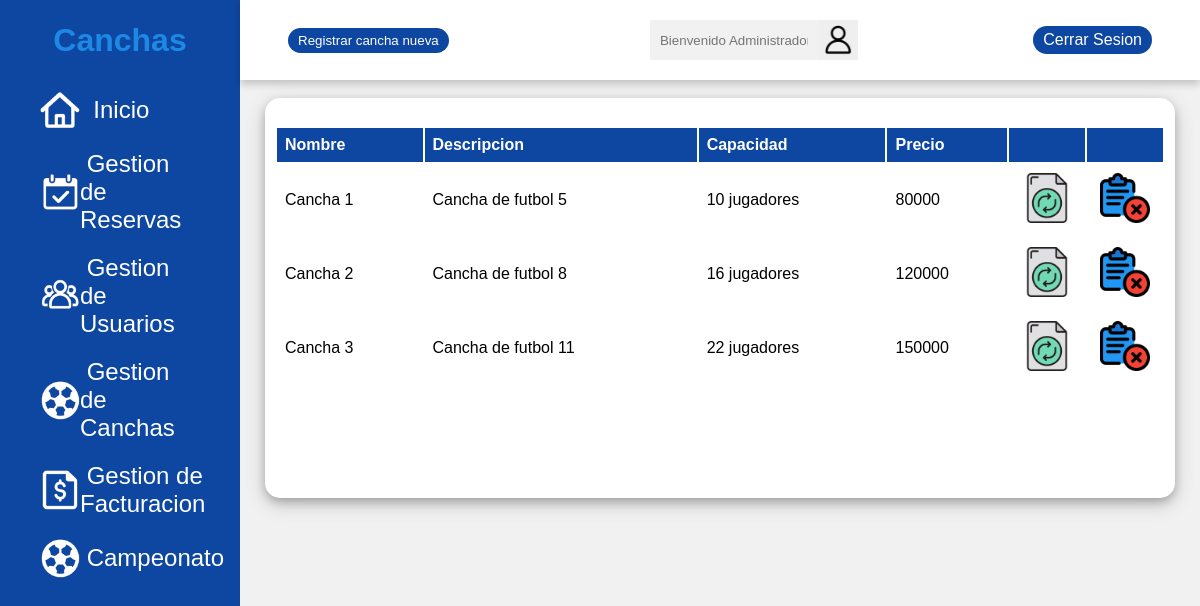
Page /app/GoldenPlayer/modulos/canchas.php (signed in) on the committed database.
### tables this page shows
CREATE TABLE `canchas` (
  `id` int(11) NOT NULL,
  `nombre` varchar(100) NOT NULL,
  `descripcion` text DEFAULT NULL,
  `capacidad` varchar(20) DEFAULT NULL,
  `precio` varchar(100) DEFAULT NULL
);

### app/GoldenPlayer/modulos/canchas.php (the view, shortened to what this page needs)
<?php
$conn = conexion();
?>
<!DOCTYPE html>
<html lang="en">
<head>
    <link rel="stylesheet" href="../css/reservas.css">
    <link rel="stylesheet" href="https://cdn.datatables.net/2.0.8/css/dataTables.dataTables.min.css">
</head>
<body>
    <div class="side-menu">
        <div class="brand-name">
            <h1>Canchas</h1>
        </div>
        <ul>
            <a href="admin.php">
                <li><img src="../img/panel/inicio.png" alt=""><span>&nbsp; Inicio</span></li>
            </a>
            <a href="reservas.php">
                <li><img src="../img/panel/reserva.png" alt=""><span>&nbsp;Gestion de Reservas</span></li>
            </a>
            <a href="usuarios.php">
                <li><img src="../img/panel/usuario.png" alt=""><span>&nbsp;Gestion de Usuarios</span></li>
            </a>
            <a href="canchas.php">
                <li><img src="../img/panel/cancha.png" alt=""><span>&nbsp;Gestion de Canchas</span></li>
            </a>
            <a href="facturacion.php">
                <li><img src="../img/panel/factura.png" alt=""><span>&nbsp;Gestion de Facturacion</span></li>
            </a>
            <a href="campeonato.php">
                <li><img src="../img/panel/cancha.png" alt=""><span>&nbsp;Campeonato</span></li>
            </a>
        </ul>
    </div>
    <div class="container">
        <div class="header">
            <div class="nav">
                <div class="user">
                    <button class="btn" id="abrirCancha">Registrar cancha nueva</button>
                </div>
                <div class="search">
                    <input type="text" placeholder="Bienvenido <?php
                    echo $_SESSION["username"];
                    ?> !!" readonly>
                    <button type="submit"><img src="../img/user.png" alt=""></button>
                </div>
                <a href="../controlador/login/controladorCerrar.php" class="btn">Cerrar Sesion</a>
            </div>
        </div>
        <div class="content">
            <br>
            <div class="content-2">
                <div class="recent-payments">
                    <br>
                    <table id="miTabla" class="display">
                        <thead>
                            <tr>
                                <th>Nombre</th>
                                <th>Descripcion</th>
                                <th>Capacidad</th>
                                <th>Precio</th>
                                <th></th>
                                <th></th>
                            </tr>
                        </thead>
                        <tbody>
                            <?php
                            $sql = "SELECT * FROM canchas";
                            $query = mysqli_query($conn, $sql);
                            while ($row = mysqli_fetch_array($query)) {
                                ?>
                                <tr>
                                    <td><?= $row['nombre'] ?></td>
                                    <td><?= $row['descripcion'] ?></td>
                                    <td><?= $row['capacidad'] ?></td>
                                    <td><?= $row['precio'] ?></td>
                                    <td class="funcion">
                                        <div class="actualizar">
                                            <a href="edit/editarCancha.php?id=<?= $row['id'] ?>"><img
                                                    src="../img/panel/actualizar.png" alt="" height="30px" width="30px"></a>
                                        </div>
                                    </td>
                                    <td class="funcion">
                                        <div class="eliminar">
                                            <a href="../controlador/canchas/eliminarCancha.php?id=<?= $row['id'] ?>"><img
                                                    src="../img/panel/eliminar.png" alt="" height="30px" width="30px"></a>
                                        </div>
                                    </td>
                                </tr>
                                <?php
                            }
                            ?>
                        </tbody>
                    </table>
                </div>
            </div>
        </div>
    </div>
</body>
</html>

### app/GoldenPlayer/css/reservas.css (style rules this page uses)
* { margin: 0; padding: 0; box-sizing: border-box; font-family: 'Poppins', sans-serif; }
body { min-height: 100vh; }
a { text-decoration: none; }
li { list-style: none; }
h1, h2 { color: #1E88E5; }
.btn { background: #0D47A1; color: white; padding: 5px 10px; text-align: center; border: none; border-radius: 15px; }
th, td { text-align: left; padding: 8px; }
.side-menu { position: fixed; background-color: #0D47A1; width: 20vw; min-height: 100vh; display: flex; flex-direction: column; }
.side-menu .brand-name { height: 10vh; display: flex; align-items: center; justify-content: center; }
.side-menu li { font-size: 24px; padding: 10px 40px; color: white; display: flex; align-items: center; }
.side-menu li img { width: 40px; height: 40px; }
.container { position: absolute; right: 0; width: 80vw; height: 100vh; background: #f1f1f1; }
.container .header { position: fixed; top: 0; right: 0; width: 80vw; height: 10vh; background: white; display: flex; align-items: center; justify-content: center; box-shadow: 0 4px 8px 0 rgb(0, 0, 0, 0.2); z-index: 1; }
.container .header .nav { width: 90%; display: flex; align-items: center; }
.container .header .nav .search { flex: 3; display: flex; justify-content: center; }
.container .header .nav .search input[type=text] { border: none; background: #f1f1f1; padding: 10px; width: 30%; }
.container .header .nav .search button { width: 40px; height: 40px; border: none; display: flex; align-items: center; justify-content: center; }
.container .header .nav .search button img { width: 30px; height: 30px; }
.container .header .nav .user { flex: 1; display: flex; justify-content: space-between; align-items: center; }
.container .content { position: relative; margin-top: 10vh; min-height: 90vh; background: #f1f1f1; }
.container .content .content-2 { min-height: 60vh; display: flex; justify-content: space-around; align-items: flex-start; flex-wrap: wrap; }
.container .content .content-2 .recent-payments { min-height: 50vh; flex: 5; background: white; margin: 0 25px 25px 25px; box-shadow: 0 4px 8px 0 rgb(0, 0, 0, 0.2), 0 6px 20px 0 rgba(0, 0, 0, 0.19); display: flex; flex-direction: column; border-radius: 15px; overflow-y: auto; overflow-x: auto; padding: 10px; }
#miTabla thead { background-color: #0D47A1; color: white; }
#miTabla tbody tr td { padding: 4px 8px; }
#miTabla tbody tr td.funcion { width: 50px; text-align: center; }
#miTabla tbody tr td .eliminar { display: inline-block; background-color: transparent; padding: 5px; border-radius: 6px; cursor: pointer; }
#miTabla tbody tr td .eliminar img { background-color:transparent; width: 50px; height: 50px; border: none; outline: none; }
#miTabla tbody tr td .actualizar { display: inline-block; background-color: transparent; padding: 5px; border-radius: 6px; cursor: pointer; }
#miTabla tbody tr td .actualizar img { background-color:transparent; width: 50px; height: 50px; border: none; outline: none; }

### rows in the picture
canchas: nombre "Cancha 1", descripcion "Cancha de futbol 5", capacidad "10 jugadores", precio "80000"
canchas: nombre "Cancha 2", descripcion "Cancha de futbol 8", capacidad "16 jugadores", precio "120000"
canchas: nombre "Cancha 3", descripcion "Cancha de futbol 11", capacidad "22 jugadores", precio "150000"
